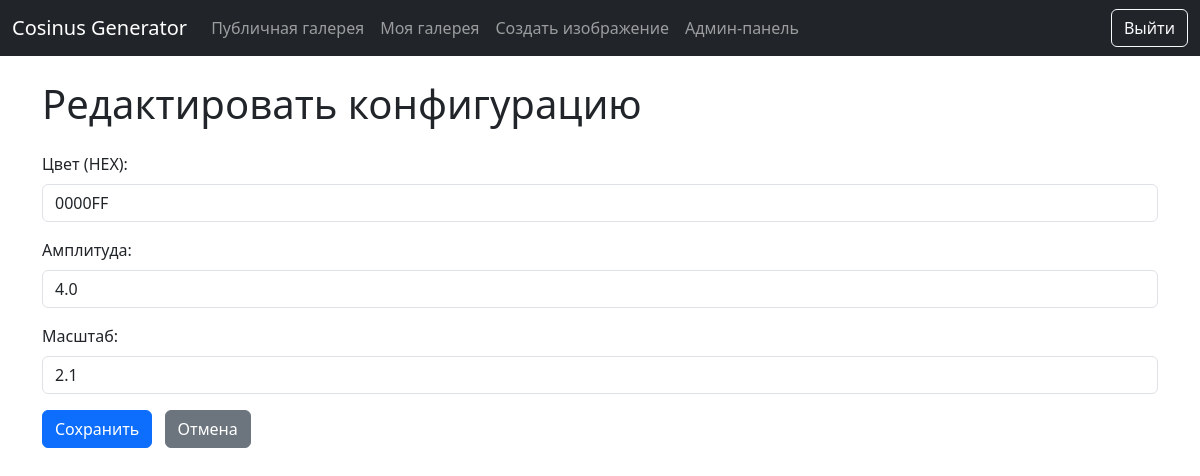
The app's page /config/7/edit/ (signed in) with its own data.
### images/models.py (models this page shows, shortened)
class ImageConfig(models.Model):
    user = models.ForeignKey(User, on_delete=models.CASCADE, related_name='image_configs')
    color = models.CharField(max_length=7, default='#0000FF')  # HEX-код цвета, по умолчанию синий
    amplitude = models.FloatField(
        validators=[MinValueValidator(0.1), MaxValueValidator(10.0)], default=1.0
    )  # Амплитуда косинуса
    scale = models.FloatField(
        validators=[MinValueValidator(0.1), MaxValueValidator(10.0)], default=1.0
    )  # Масштаб графика
    created_at = models.DateTimeField(auto_now_add=True)
    class Meta:
        ordering = ['-created_at']

### images/views.py (the view)
# urls.py: path('config/<int:pk>/edit/', views.edit_config, name='edit_config'),
@staff_member_required
def edit_config(request, pk):
    config = get_object_or_404(ImageConfig, pk=pk)
    if request.method == 'POST':
        config.color = request.POST.get('color', config.color)
        config.amplitude = float(request.POST.get('amplitude', config.amplitude))
        config.scale = float(request.POST.get('scale', config.scale))
        config.save()
        return redirect('public_gallery')
    return render(request, 'edit_config.html', {'config': config})

### images/templates/edit_config.html (shortened to what this page needs)
{% extends "base.html" %}
{% block content %}
    <h1 class="mb-4">Редактировать конфигурацию</h1>
    <form method="post" class="mb-4">
        <div class="mb-3">
            <label for="color" class="form-label">Цвет (HEX):</label>
            <input type="text" name="color" id="color" value="{{ config.color }}" class="form-control">
        </div>
        <div class="mb-3">
            <label for="amplitude" class="form-label">Амплитуда:</label>
            <input type="number" name="amplitude" id="amplitude" value="{{ config.amplitude }}" step="0.1" class="form-control">
        </div>
        <div class="mb-3">
            <label for="scale" class="form-label">Масштаб:</label>
            <input type="number" name="scale" id="scale" value="{{ config.scale }}" step="0.1" class="form-control">
        </div>
        <button type="submit" class="btn btn-primary">Сохранить</button>
        <a href="{% url 'public_gallery' %}" class="btn btn-secondary ms-2">Отмена</a>
    </form>
{% endblock %}

### records on screen
ImageConfig: color "0000FF", amplitude "4.0", scale "2.1"
